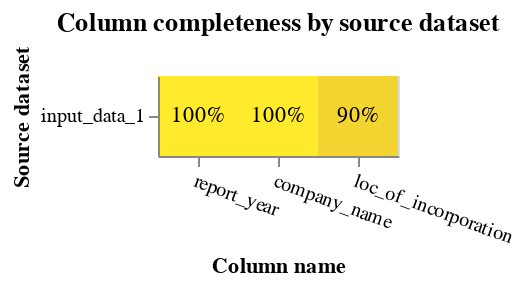

Source (notebook cell):
### Code cell
# sometimes this will show up as 100% non null in loc_of_incorporation, not sure why
completeness_chart(ex21_match_df[match_cols], db_api=db_api)

### Figure 1 — Vega-Lite specification as saved in the notebook (floating-point values rounded to 4 significant figures)
{"config": {"view": {"continuousWidth": 400, "continuousHeight": 300}}, "layer": [{"mark": "rect", "encoding": {"color": {"field": "completeness", "legend": null, "scale": {"scheme": "darkred", "zero": true}, "type": "quantitative"}, "tooltip": [{"field": "source_dataset", "title": "Source dataset", "type": "nominal"}, {"field": "total_rows_inc_nulls", "format": ",", "title": "# of records", "type": "quantitative"}, {"field": "column_name", "title": "Column name", "type": "nominal"}, {"field": "total_null_rows", "format": ",", "title": "# of nulls", "type": "quantitative"}, {"field": "completeness", "format": ".1%", "type": "quantitative"}], "x": {"axis": {"labelAngle": 20}, "field": "column_name", "sort": {"field": "mean_comp", "order": "descending"}, "title": "Column name", "type": "nominal"}, "y": {"field": "source_dataset", "title": "Source dataset", "type": "nominal"}}, "title": "Column completeness by source dataset", "transform": [{"joinaggregate": [{"op": "mean", "field": "completeness", "as": "mean_comp"}], "groupby": ["column_name"]}]}, {"mark": {"type": "text"}, "encoding": {"color": {"condition": {"test": "datum['completeness'] < 0.5", "value": "white"}, "value": "black"}, "text": {"field": "completeness", "format": ".0%", "type": "quantitative"}, "x": {"axis": {"labelAngle": 0}, "field": "column_name", "sort": {"field": "mean_comp", "order": "descending"}, "type": "nominal"}, "y": {"field": "source_dataset", "type": "nominal"}}, "transform": [{"joinaggregate": [{"op": "mean", "field": "completeness", "as": "mean_comp"}], "groupby": ["column_name"]}]}], "data": {"name": "data-08289b57cb7a9ca1ff1da3e2ddccde42"}, "height": {"step": 40}, "width": {"step": 40}, "$schema": "https://vega.github.io/schema/vega-lite/v5.9.3.json", "datasets": {"data-08289b57cb7a9ca1ff1da3e2ddccde42": [{"source_dataset": "input_data_1", "column_name": "report_year", "total_null_rows": 0, "total_rows_inc_nulls": 192164, "completeness": 1.0}, {"source_dataset": "input_data_1", "column_name": "company_name", "total_null_rows": 1, "total_rows_inc_nulls": 192164, "completeness": 1.0}, {"source_dataset": "input_data_1", "column_name": "loc_of_incorporation", "total_null_rows": 18779, "total_rows_inc_nulls": 192164, "completeness": 0.9023}]}}
